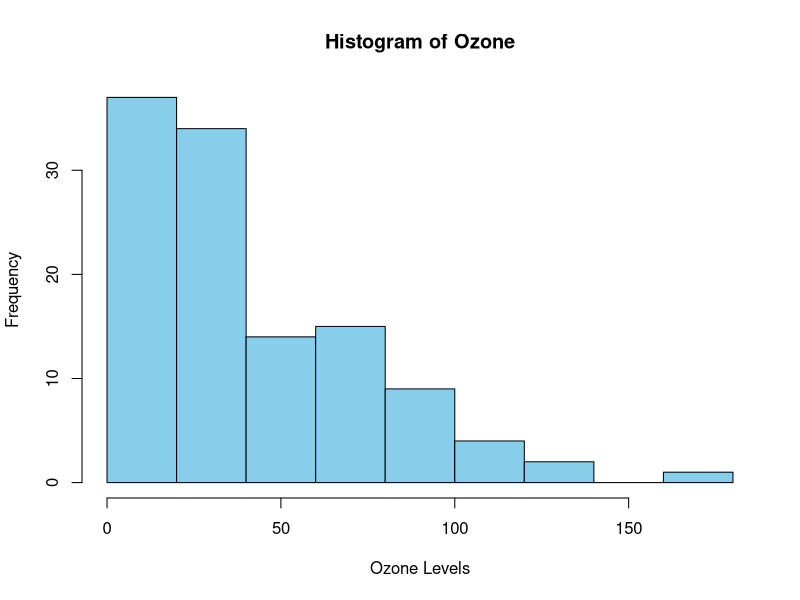
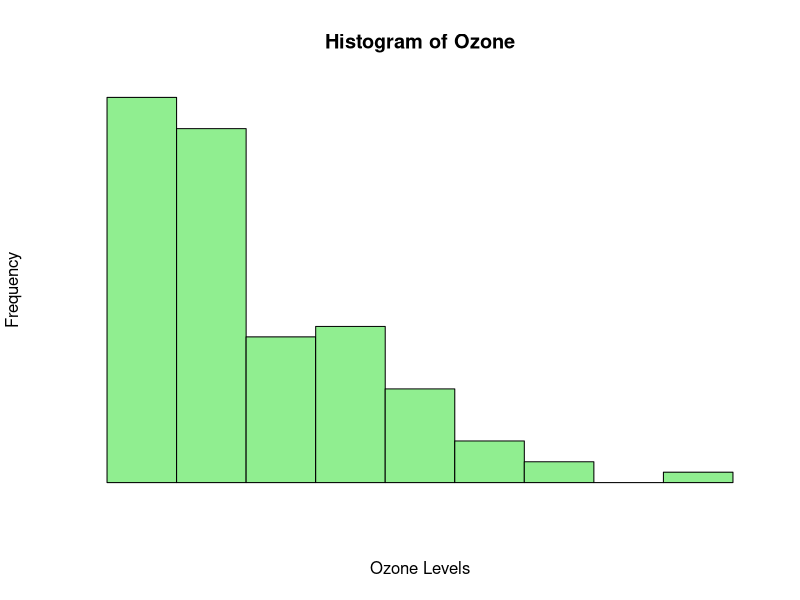
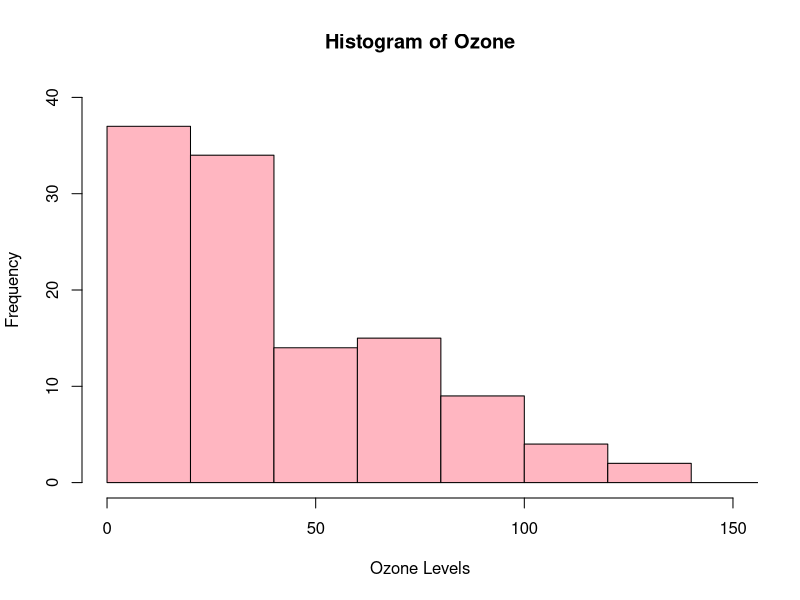
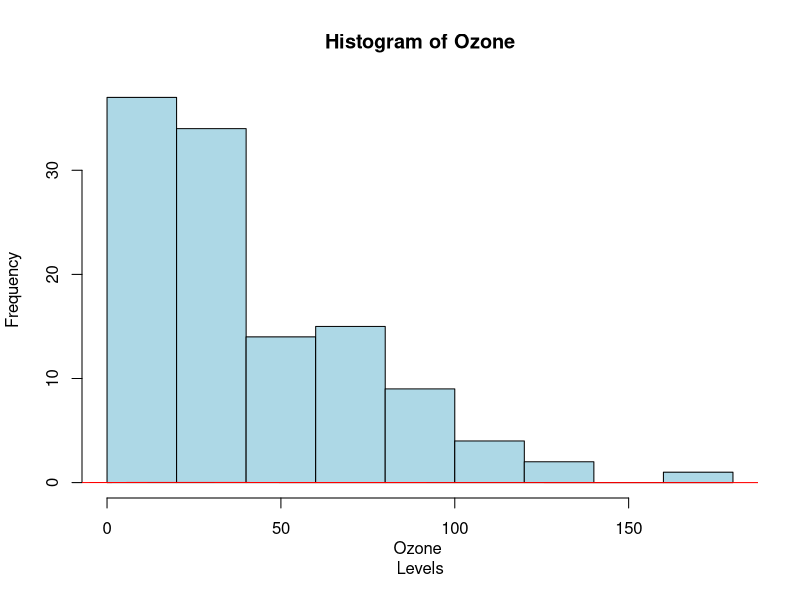

Write the R code that produced these figures, in order.
# Load the air quality dataset
data("airquality", package = "datasets")
# a) Assigning names
names(airquality) <- c("Ozone", "Solar.R", "Wind", "Temp", "Month", "Day")
# b) Change colors of the Histogram
hist(airquality$Ozone, col = "skyblue", main = "Histogram of Ozone", xlab = 
"Ozone Levels", ylab = "Frequency")
# c) Remove Axis and Add labels to Histogram
hist(airquality$Ozone, col = "lightgreen", main = "", xlab = "", ylab = "", axes
= FALSE)
title(xlab = "Ozone Levels", ylab = "Frequency", main = "Histogram of Ozone")
# d) Change Axis limits of a Histogram
hist(airquality$Ozone, col = "lightpink", main = "Histogram of Ozone", xlab = 
"Ozone Levels", ylab = "Frequency", xlim = c(0, 150), ylim = c(0, 40))
# e) Add Density curve to the histogram
# Remove missing values in 'Ozone' column
cleaned_data <- na.omit(airquality$Ozone)
# Create a histogram of 'Ozone' column
hist(cleaned_data, col = "lightblue", main = "Histogram of Ozone", xlab = "Ozone 
Levels", ylab = "Frequency")
# Add a density curve to the histogram
lines(density(cleaned_data), col = "red")
